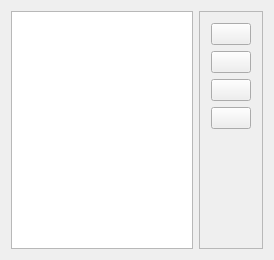
<?xml version="1.0" encoding="UTF-8"?>
<ui version="4.0">
 <class>PresetsWidgetClass</class>
 <widget class="QWidget" name="PresetsWidgetClass">
  <property name="geometry">
   <rect>
    <x>0</x>
    <y>0</y>
    <width>274</width>
    <height>260</height>
   </rect>
  </property>
  <property name="windowTitle">
   <string>PresetsWidget</string>
  </property>
  <layout class="QHBoxLayout" name="horizontalLayout_2">
   <item>
    <widget class="QListWidget" name="listPresets"/>
   </item>
   <item>
    <widget class="QFrame" name="frameControls">
     <property name="layoutDirection">
      <enum>Qt::LayoutDirection::LeftToRight</enum>
     </property>
     <property name="frameShape">
      <enum>QFrame::Shape::StyledPanel</enum>
     </property>
     <property name="frameShadow">
      <enum>QFrame::Shadow::Raised</enum>
     </property>
     <layout class="QVBoxLayout" name="verticalLayout">
      <item>
       <widget class="QPushButton" name="buttonSave">
        <property name="toolTip">
         <string>Saves a new preset with the current configuration</string>
        </property>
        <property name="text">
         <string/>
        </property>
        <property name="icon">
         <iconset theme="QIcon::ThemeIcon::DocumentSave"/>
        </property>
       </widget>
      </item>
      <item>
       <widget class="QPushButton" name="buttonLoad">
        <property name="toolTip">
         <string>Loads the currently selected preset</string>
        </property>
        <property name="text">
         <string/>
        </property>
        <property name="icon">
         <iconset theme="QIcon::ThemeIcon::DocumentOpen"/>
        </property>
       </widget>
      </item>
      <item>
       <widget class="QPushButton" name="buttonRemove">
        <property name="toolTip">
         <string>Deletes the currently selected preset</string>
        </property>
        <property name="text">
         <string/>
        </property>
        <property name="icon">
         <iconset theme="QIcon::ThemeIcon::EditDelete"/>
        </property>
       </widget>
      </item>
      <item>
       <widget class="QPushButton" name="buttonRefresh">
        <property name="toolTip">
         <string>Refreshes the presets list</string>
        </property>
        <property name="text">
         <string/>
        </property>
        <property name="icon">
         <iconset theme="QIcon::ThemeIcon::ViewRefresh"/>
        </property>
       </widget>
      </item>
      <item>
       <spacer name="verticalSpacer">
        <property name="orientation">
         <enum>Qt::Orientation::Vertical</enum>
        </property>
        <property name="sizeHint" stdset="0">
         <size>
          <width>20</width>
          <height>40</height>
         </size>
        </property>
       </spacer>
      </item>
     </layout>
    </widget>
   </item>
  </layout>
 </widget>
 <layoutdefault spacing="6" margin="11"/>
 <resources/>
 <connections/>
</ui>
